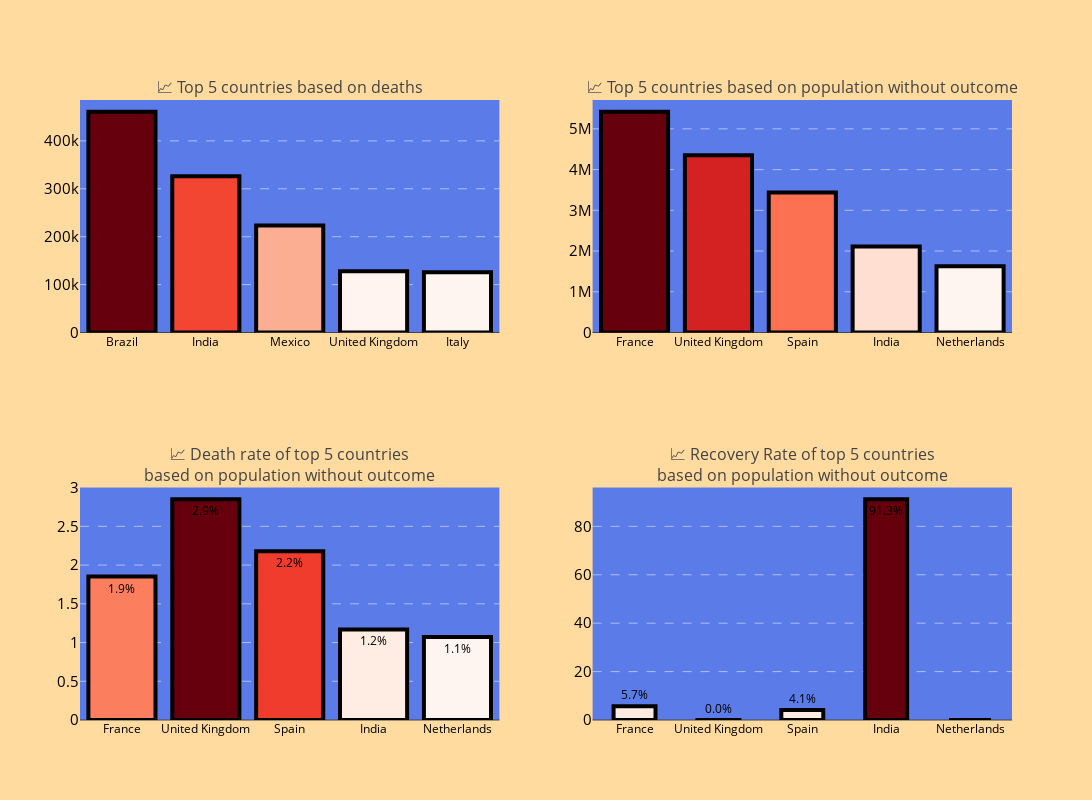

Notebook cell for this chart:
### Markdown cell above
#### Graph

### Code cell
#Set data
n = 5
# Get top n countries based on metric
top_n = total_per_country_wide.head(n).copy()

#Top n countries/states by total confirmed cases
total_per_country_wide['remained'] = total_per_country_wide['confirmed'] - total_per_country_wide['death'] - total_per_country_wide['recovered']
total_per_country_wide['incidence_death'] = (total_per_country_wide['remained']*total_per_country_wide['death_rate']/100).fillna(0).astype(int)
top_remained = total_per_country_wide.sort_values(by = 'remained', ascending = False).head(n)

#Create subplots
fig = ps(rows=2, cols=2, subplot_titles=[f'📈 Top {n} countries based on deaths', f'📈 Top {n} countries based on population without outcome',
                                         f'📈 Death rate of top {n} countries<br>based on population without outcome',
                                         f'📈 Recovery Rate of top {n} countries<br>based on population without outcome'],
    specs=[[{"secondary_y": False}, {"secondary_y": False}],[{"secondary_y": False}, {"secondary_y": False}]]
)

#Plot 1
fig.add_trace(go.Bar(x=top_n['Country/Province'],y=top_n['death'],orientation='v',
    marker=dict(color=top_n['death'], colorscale='Reds', showscale=False, line = dict(color='black', width=4)),
    #text= top_n['death'].astype(int).apply(lambda x: f"{x:,}"), textposition='inside',textfont=dict(size=12, color='black'),
    hovertemplate='<b>%{x}</b><br>' + 'Deaths: %{customdata[0]:,}<br>' + 'Cases: %{customdata[1]:,}<br>' +
    'Recovered: %{customdata[2]:,}<br>' + 'Death Rate: %{customdata[3]:.2f}%<br>' + 'Recovery Rate: %{customdata[4]:.2f}%<br>',
    customdata=np.column_stack((top_n['death'], top_n['confirmed'], top_n['recovered'], top_n['death_rate'],top_n['recovery_rate']))
), row = 1, col = 1)
#Plot 2
fig.add_trace(go.Bar(x=top_remained['Country/Province'],y=top_remained['remained'],orientation='v',name = '',
    marker=dict(color=top_remained['remained'], colorscale='Reds', showscale=False,line = dict(color='black', width=4)),
    #text= top_n['death_rate'].round(1).apply(lambda x: f"{x:.2f}"), textposition='inside',textfont=dict(size=12, color='black'),
    hovertemplate='<b>%{x}</b><br>' + 'Without outcome: %{customdata[0]:,}<br>' + 'Death_rate: %{customdata[1]:.2f}%<br>' +
    'Recovery Rate: %{customdata[2]:.2f}%<br>' + 'Daily new cases: %{customdata[3]:.0f}<br>' + 'Daily new deaths: %{customdata[4]:.0f}<br>',
    customdata=np.column_stack((top_remained['remained'],top_remained['death_rate'],top_remained['recovery_rate'], top_remained['average_daily_cases'], top_remained['average_daily_deaths']))
), row = 1, col = 2)
#Plot 3
fig.add_trace(go.Bar(x=top_remained['Country/Province'],y=top_remained['death_rate'],orientation='v',
    marker=dict(color=top_remained['death_rate'], colorscale='Reds', showscale=False,line = dict(color='black', width=4)),
    text= top_remained['death_rate'].apply(lambda x: f"{x:.1f}%"), textposition='auto',textfont=dict(size=12, color='black'),
    hovertemplate='<b>%{x}</b><br>' + 'Without outcome: %{customdata[0]:,}<br>' + 'Death_rate: %{customdata[1]:.2f}%<br>' +
    'Recovery Rate: %{customdata[2]:.2f}%<br>' + 'Daily new cases: %{customdata[3]:.0f}<br>' + 'Daily new deaths: %{customdata[4]:.0f}<br>',
    customdata=np.column_stack((top_remained['remained'],top_remained['death_rate'],top_remained['recovery_rate'], top_remained['average_daily_cases'], top_remained['average_daily_deaths']))
), row = 2, col = 1)
#Plot 4
fig.add_trace(go.Bar(x=top_remained['Country/Province'],y=top_remained['recovery_rate'],orientation='v',width=0.5,name = '',
    marker=dict(color=top_remained['recovery_rate'], colorscale='Reds', showscale=False, line = dict(color='black', width=4)),
    text= top_remained['recovery_rate'].apply(lambda x: f"{x:.1f}%"), textposition='auto',textfont=dict(size=12, color='black'),
    hovertemplate='<b>%{x}</b><br>' + 'Without outcome: %{customdata[0]:,}<br>' + 'Death_rate: %{customdata[1]:.2f}%<br>' +
    'Recovery Rate: %{customdata[2]:.2f}%<br>' + 'Daily new cases: %{customdata[3]:.0f}<br>' + 'Daily new deaths: %{customdata[4]:.0f}<br>',
    customdata=np.column_stack((top_remained['remained'],top_remained['death_rate'],top_remained['recovery_rate'], top_remained['average_daily_cases'], top_remained['average_daily_deaths']))
), row = 2, col = 2)

# Update layout
fig.update_layout(height=800,width=1200,showlegend=False,plot_bgcolor='rgba(50,100,250,0.8)',paper_bgcolor='rgba(255, 215, 150, 0.9)')
fig.update_xaxes(showgrid=False); fig.update_xaxes(tickfont=dict(size=12, color='black'))
fig.update_yaxes(showgrid=True,gridcolor='white',gridwidth=0.5,griddash='dash'); fig.update_yaxes(tickfont=dict(size=15, color='black'))
fig.show()

# Print detailed ranking
#print("Top 10 Countries by COVID-19 Impact Metric:")
print("=" * 80)
print(f"{'Rank':<4} {'Country/Province':<25} {'Confirmed':<12} {'Deaths':<10} {'Death Rate':<12} {'Recovery Rate'}")
print("-" * 80)

for idx, row in top_n.iterrows():
    print(f"{row['Rank']:<4} {row['Country/Province']:<25} {row['confirmed']:<12,.0f} {row['death']:<10,.0f} {row['death_rate']:<12.2f}% {row['recovery_rate']:.2f}%")

### Figure 1 — Plotly figure (JSON) as saved in the notebook; plotly's stock layout.template omitted (floating-point values rounded to 4 significant figures)
{"data": [{"customdata": [[461100.0, 16470000.0, 14500000.0, 2.799, 88.01], [326000.0, 27890000.0, 25450000.0, 1.169, 91.25], [223500.0, 2412000.0, 1925000.0, 9.266, 79.82], [127800.0, 4481000.0, 344.0, 2.852, 0.007677], [126000.0, 4213000.0, 3845000.0, 2.991, 91.27]], "hovertemplate": "<b>%{x}</b><br>Deaths: %{customdata[0]:,}<br>Cases: %{customdata[1]:,}<br>Recovered: %{customdata[2]:,}<br>Death Rate: %{customdata[3]:.2f}%<br>Recovery Rate: %{customdata[4]:.2f}%<br>", "marker": {"color": [461100.0, 326000.0, 223500.0, 127800.0, 126000.0], "colorscale": [[0, "rgb(255,245,240)"], [0.125, "rgb(254,224,210)"], [0.25, "rgb(252,187,161)"], [0.375, "rgb(252,146,114)"], [0.5, "rgb(251,106,74)"], [0.625, "rgb(239,59,44)"], [0.75, "rgb(203,24,29)"], [0.875, "rgb(165,15,21)"], [1, "rgb(103,0,13)"]], "line": {"color": "black", "width": 4}, "showscale": false}, "orientation": "v", "type": "bar", "x": ["Brazil", "India", "Mexico", "United Kingdom", "Italy"], "xaxis": "x", "y": [461100.0, 326000.0, 223500.0, 127800.0, 126000.0], "yaxis": "y"}, {"customdata": [[5423000.0, 1.851, 5.657, 11890.0, 220.1], [4353000.0, 2.852, 0.007677, 9089.0, 259.2], [3438000.0, 2.178, 4.099, 7441.0, 162.1], [2115000.0, 1.169, 91.25, 56580.0, 661.2], [1627000.0, 1.071, 0.0, 3336.0, 35.73]], "hovertemplate": "<b>%{x}</b><br>Without outcome: %{customdata[0]:,}<br>Death_rate: %{customdata[1]:.2f}%<br>Recovery Rate: %{customdata[2]:.2f}%<br>Daily new cases: %{customdata[3]:.0f}<br>Daily new deaths: %{customdata[4]:.0f}<br>", "marker": {"color": [5423000.0, 4353000.0, 3438000.0, 2115000.0, 1627000.0], "colorscale": [[0, "rgb(255,245,240)"], [0.125, "rgb(254,224,210)"], [0.25, "rgb(252,187,161)"], [0.375, "rgb(252,146,114)"], [0.5, "rgb(251,106,74)"], [0.625, "rgb(239,59,44)"], [0.75, "rgb(203,24,29)"], [0.875, "rgb(165,15,21)"], [1, "rgb(103,0,13)"]], "line": {"color": "black", "width": 4}, "showscale": false}, "name": "", "orientation": "v", "type": "bar", "x": ["France", "United Kingdom", "Spain", "India", "Netherlands"], "xaxis": "x2", "y": [5423000.0, 4353000.0, 3438000.0, 2115000.0, 1627000.0], "yaxis": "y2"}, {"customdata": [[5423000.0, 1.851, 5.657, 11890.0, 220.1], [4353000.0, 2.852, 0.007677, 9089.0, 259.2], [3438000.0, 2.178, 4.099, 7441.0, 162.1], [2115000.0, 1.169, 91.25, 56580.0, 661.2], [1627000.0, 1.071, 0.0, 3336.0, 35.73]], "hovertemplate": "<b>%{x}</b><br>Without outcome: %{customdata[0]:,}<br>Death_rate: %{customdata[1]:.2f}%<br>Recovery Rate: %{customdata[2]:.2f}%<br>Daily new cases: %{customdata[3]:.0f}<br>Daily new deaths: %{customdata[4]:.0f}<br>", "marker": {"color": [1.851, 2.852, 2.178, 1.169, 1.071], "colorscale": [[0, "rgb(255,245,240)"], [0.125, "rgb(254,224,210)"], [0.25, "rgb(252,187,161)"], [0.375, "rgb(252,146,114)"], [0.5, "rgb(251,106,74)"], [0.625, "rgb(239,59,44)"], [0.75, "rgb(203,24,29)"], [0.875, "rgb(165,15,21)"], [1, "rgb(103,0,13)"]], "line": {"color": "black", "width": 4}, "showscale": false}, "orientation": "v", "text": ["1.9%", "2.9%", "2.2%", "1.2%", "1.1%"], "textfont": {"color": "black", "size": 12}, "textposition": "auto", "type": "bar", "x": ["France", "United Kingdom", "Spain", "India", "Netherlands"], "xaxis": "x3", "y": [1.851, 2.852, 2.178, 1.169, 1.071], "yaxis": "y3"}, {"customdata": [[5423000.0, 1.851, 5.657, 11890.0, 220.1], [4353000.0, 2.852, 0.007677, 9089.0, 259.2], [3438000.0, 2.178, 4.099, 7441.0, 162.1], [2115000.0, 1.169, 91.25, 56580.0, 661.2], [1627000.0, 1.071, 0.0, 3336.0, 35.73]], "hovertemplate": "<b>%{x}</b><br>Without outcome: %{customdata[0]:,}<br>Death_rate: %{customdata[1]:.2f}%<br>Recovery Rate: %{customdata[2]:.2f}%<br>Daily new cases: %{customdata[3]:.0f}<br>Daily new deaths: %{customdata[4]:.0f}<br>", "marker": {"color": [5.657, 0.007677, 4.099, 91.25, 0.0], "colorscale": [[0, "rgb(255,245,240)"], [0.125, "rgb(254,224,210)"], [0.25, "rgb(252,187,161)"], [0.375, "rgb(252,146,114)"], [0.5, "rgb(251,106,74)"], [0.625, "rgb(239,59,44)"], [0.75, "rgb(203,24,29)"], [0.875, "rgb(165,15,21)"], [1, "rgb(103,0,13)"]], "line": {"color": "black", "width": 4}, "showscale": false}, "name": "", "orientation": "v", "text": ["5.7%", "0.0%", "4.1%", "91.3%", "0.0%"], "textfont": {"color": "black", "size": 12}, "textposition": "auto", "type": "bar", "width": 0.5, "x": ["France", "United Kingdom", "Spain", "India", "Netherlands"], "xaxis": "x4", "y": [5.657, 0.007677, 4.099, 91.25, 0.0], "yaxis": "y4"}], "layout": {"annotations": [{"font": {"size": 16}, "showarrow": false, "text": "📈 Top 5 countries based on deaths", "x": 0.225, "xanchor": "center", "xref": "paper", "y": 1, "yanchor": "bottom", "yref": "paper"}, {"font": {"size": 16}, "showarrow": false, "text": "📈 Top 5 countries based on population without outcome", "x": 0.775, "xanchor": "center", "xref": "paper", "y": 1, "yanchor": "bottom", "yref": "paper"}, {"font": {"size": 16}, "showarrow": false, "text": "📈 Death rate of top 5 countries<br>based on population without outcome", "x": 0.225, "xanchor": "center", "xref": "paper", "y": 0.375, "yanchor": "bottom", "yref": "paper"}, {"font": {"size": 16}, "showarrow": false, "text": "📈 Recovery Rate of top 5 countries<br>based on population without outcome", "x": 0.775, "xanchor": "center", "xref": "paper", "y": 0.375, "yanchor": "bottom", "yref": "paper"}], "height": 800, "paper_bgcolor": "rgba(255, 215, 150, 0.9)", "plot_bgcolor": "rgba(50,100,250,0.8)", "showlegend": false, "width": 1200, "xaxis": {"anchor": "y", "domain": [0, 0.45], "showgrid": false, "tickfont": {"color": "black", "size": 12}}, "xaxis2": {"anchor": "y2", "domain": [0.55, 1], "showgrid": false, "tickfont": {"color": "black", "size": 12}}, "xaxis3": {"anchor": "y3", "domain": [0, 0.45], "showgrid": false, "tickfont": {"color": "black", "size": 12}}, "xaxis4": {"anchor": "y4", "domain": [0.55, 1], "showgrid": false, "tickfont": {"color": "black", "size": 12}}, "yaxis": {"anchor": "x", "domain": [0.625, 1], "gridcolor": "white", "griddash": "dash", "gridwidth": 0.5, "showgrid": true, "tickfont": {"color": "black", "size": 15}}, "yaxis2": {"anchor": "x2", "domain": [0.625, 1], "gridcolor": "white", "griddash": "dash", "gridwidth": 0.5, "showgrid": true, "tickfont": {"color": "black", "size": 15}}, "yaxis3": {"anchor": "x3", "domain": [0, 0.375], "gridcolor": "white", "griddash": "dash", "gridwidth": 0.5, "showgrid": true, "tickfont": {"color": "black", "size": 15}}, "yaxis4": {"anchor": "x4", "domain": [0, 0.375], "gridcolor": "white", "griddash": "dash", "gridwidth": 0.5, "showgrid": true, "tickfont": {"color": "black", "size": 15}}}}
